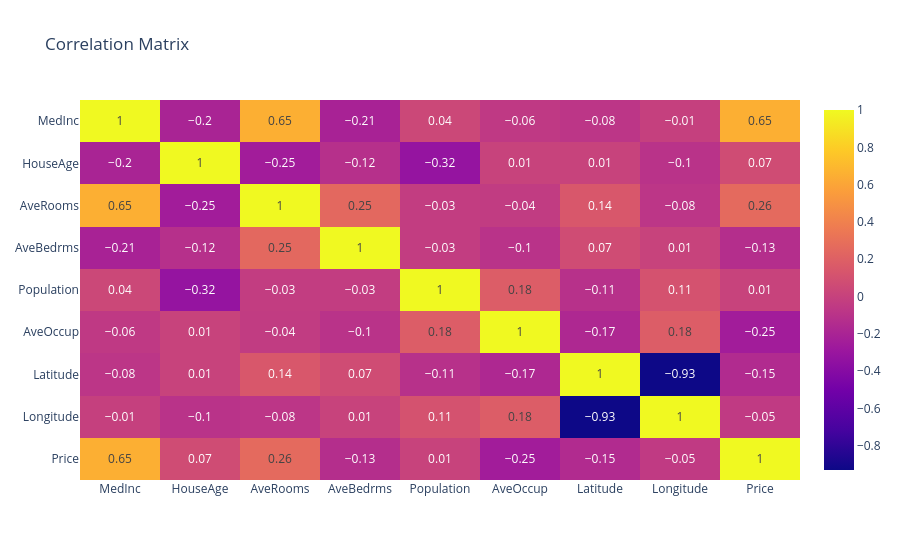

Notebook code cell kept with this figure:
### Code cell
# Correlation matrix
###  1. Compute the correlation matrix of dataset (round it)        ###
###  2. Plot it as a heatmap, with the column names on both axes    ###
###  3. Display the figure                                        ###
correlated = filtered_dataset.corr().round(2)
fig = px.imshow(correlated, text_auto=True, aspect="auto", title="Correlation Matrix")
fig.show()

### Figure 1 — Plotly figure (JSON) as saved in the notebook; plotly's stock layout.template omitted (floating-point values rounded to 4 significant figures)
{"data": [{"coloraxis": "coloraxis", "hovertemplate": "x: %{x}<br>y: %{y}<br>color: %{z}<extra></extra>", "name": "0", "texttemplate": "%{z}", "type": "heatmap", "x": ["MedInc", "HouseAge", "AveRooms", "AveBedrms", "Population", "AveOccup", "Latitude", "Longitude", "Price"], "xaxis": "x", "y": ["MedInc", "HouseAge", "AveRooms", "AveBedrms", "Population", "AveOccup", "Latitude", "Longitude", "Price"], "yaxis": "y", "z": [[1.0, -0.2, 0.65, -0.21, 0.04, -0.06, -0.08, -0.01, 0.65], [-0.2, 1.0, -0.25, -0.12, -0.32, 0.01, 0.01, -0.1, 0.07], [0.65, -0.25, 1.0, 0.25, -0.03, -0.04, 0.14, -0.08, 0.26], [-0.21, -0.12, 0.25, 1.0, -0.03, -0.1, 0.07, 0.01, -0.13], [0.04, -0.32, -0.03, -0.03, 1.0, 0.18, -0.11, 0.11, 0.01], [-0.06, 0.01, -0.04, -0.1, 0.18, 1.0, -0.17, 0.18, -0.25], [-0.08, 0.01, 0.14, 0.07, -0.11, -0.17, 1.0, -0.93, -0.15], [-0.01, -0.1, -0.08, 0.01, 0.11, 0.18, -0.93, 1.0, -0.05], [0.65, 0.07, 0.26, -0.13, 0.01, -0.25, -0.15, -0.05, 1.0]]}], "layout": {"coloraxis": {"colorscale": [[0, "#0d0887"], [0.1111, "#46039f"], [0.2222, "#7201a8"], [0.3333, "#9c179e"], [0.4444, "#bd3786"], [0.5556, "#d8576b"], [0.6667, "#ed7953"], [0.7778, "#fb9f3a"], [0.8889, "#fdca26"], [1, "#f0f921"]]}, "title": {"text": "Correlation Matrix"}, "xaxis": {"anchor": "y", "domain": [0, 1]}, "yaxis": {"anchor": "x", "autorange": "reversed", "domain": [0, 1]}}}
